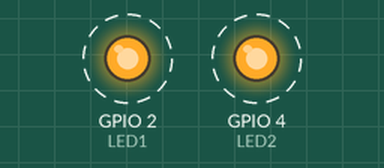
Simulated run of this sketch. Board: ESP32. Shown: output pins drawn as LEDs (lit = HIGH). Dashed ring = blinking. What the sketch prints to the serial monitor is not drawn.

Above: at 0.15 s.
Timing chart, 0 to 3.0 s (numbered marks = the images above):
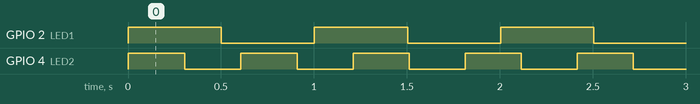

The sketch:

projeto_02_com_rtos.ino
```cpp
/*************************************************
 * Experimento 7 - Uso dos nucleos do ESP32
 * Projeto 2 (roteiro: "Experimento 4 - Versao 1")
 * Comparacao COM FreeRTOS (xTaskCreatePinnedToCore)
 *
 * Dois LEDs piscando simultaneamente, cada tarefa
 * em um nucleo. O intervalo real entre execucoes e
 * medido com esp_timer_get_time() (microssegundos).
 *************************************************/

#include <Arduino.h>
#include "freertos/FreeRTOS.h"
#include "freertos/task.h"
#include "esp_timer.h"

#define LED1 2
#define LED2 4

TaskHandle_t handleLED1 = NULL;
TaskHandle_t handleLED2 = NULL;

/* Tarefa do LED1 - periodo 500 ms - Nucleo 0 */
void tarefaLED1(void *pvParameters) {

  int64_t tempoAnterior = esp_timer_get_time();

  while (1) {

    int64_t tempoAtual = esp_timer_get_time();
    int64_t intervalo = tempoAtual - tempoAnterior;

    digitalWrite(LED1, !digitalRead(LED1));

    Serial.printf(
      "LED1 | Core: %d | Tempo: %lldus | Intervalo: %lldus | Esperado: 500000 us\n",
      xPortGetCoreID(), tempoAtual, intervalo
    );

    tempoAnterior = tempoAtual;

    vTaskDelay(pdMS_TO_TICKS(500));
  }
}

/* Tarefa do LED2 - periodo 300 ms - Nucleo 1 */
void tarefaLED2(void *pvParameters) {

  int64_t tempoAnterior = esp_timer_get_time();

  while (1) {

    int64_t tempoAtual = esp_timer_get_time();
    int64_t intervalo = tempoAtual - tempoAnterior;

    digitalWrite(LED2, !digitalRead(LED2));

    Serial.printf(
      "LED2 | Core: %d | Tempo: %lldus | Intervalo: %lldus | Esperado: 300000 us\n",
      xPortGetCoreID(), tempoAtual, intervalo
    );

    tempoAnterior = tempoAtual;

    vTaskDelay(pdMS_TO_TICKS(300));
  }
}

void setup() {

  Serial.begin(115200);

  pinMode(LED1, OUTPUT);
  pinMode(LED2, OUTPUT);

  digitalWrite(LED1, LOW);
  digitalWrite(LED2, LOW);

  xTaskCreatePinnedToCore(
    tarefaLED1, "LED1", 4096, NULL, 1, &handleLED1, 0
  );

  xTaskCreatePinnedToCore(
    tarefaLED2, "LED2", 4096, NULL, 1, &handleLED2, 1
  );
}

void loop() {
  vTaskDelay(pdMS_TO_TICKS(1000));
}
```

Measured:
- by itself, GPIO 2 (LED1): alternates HIGH for 0.50 s and LOW for 0.50 s
- by itself, GPIO 4 (LED2): alternates HIGH for 0.30 s and LOW for 0.30 s
